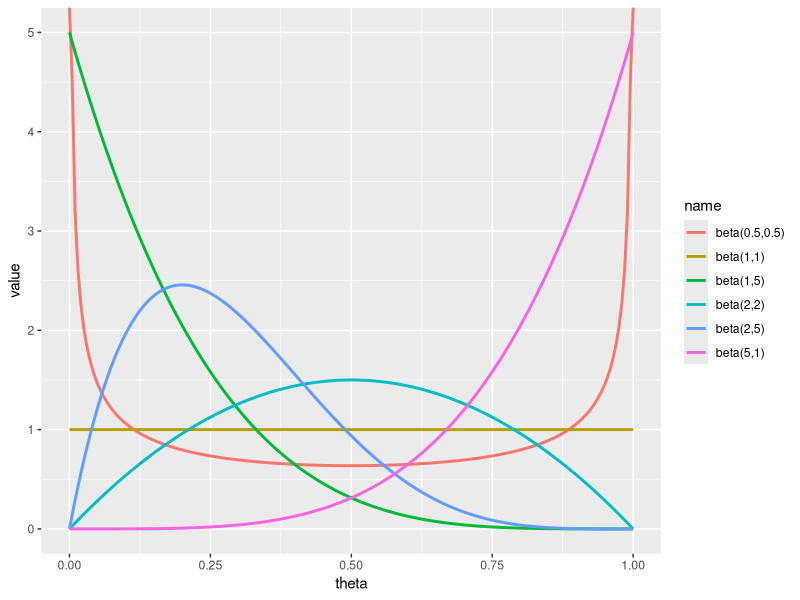
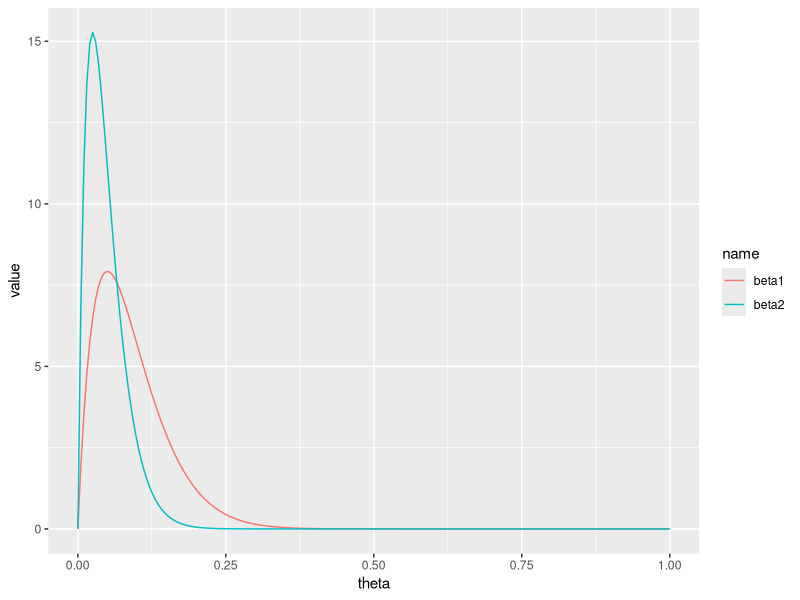

The R script that drew these images, in order:
## ---- chunk 1
knitr::opts_chunk$set(cache=T, message = F, echo=T)
## ---- chunk 2
library(tidyverse)
plot_beta <- tibble(theta=seq(0,1,length.out=200),
                    'beta(1,1)'=dbeta(theta,1,1),
                    'beta(0.5,0.5)'=dbeta(theta,0.5,0.5),
                    'beta(2,2)'=dbeta(theta,2,2),
                    'beta(1,5)'=dbeta(theta,1,5),
                    'beta(5,1)'=dbeta(theta,5,1),
                    'beta(2,5)'=dbeta(theta,2,5))
plot_beta %>% 
  pivot_longer(cols=starts_with('beta')) %>% 
  ggplot(aes(x=theta,y=value)) + 
  geom_line(aes(colour=name), size=1)
## ---- chunk 3
plot_beta <- tibble(theta=seq(0,1,length.out=200),
                    beta1=dbeta(theta,2,20),
                    beta2=dbeta(theta,2,40))
plot_beta %>% 
  pivot_longer(cols=starts_with('beta')) %>% 
  ggplot(aes(x=theta,y=value)) + 
  geom_line(aes(colour=name))
